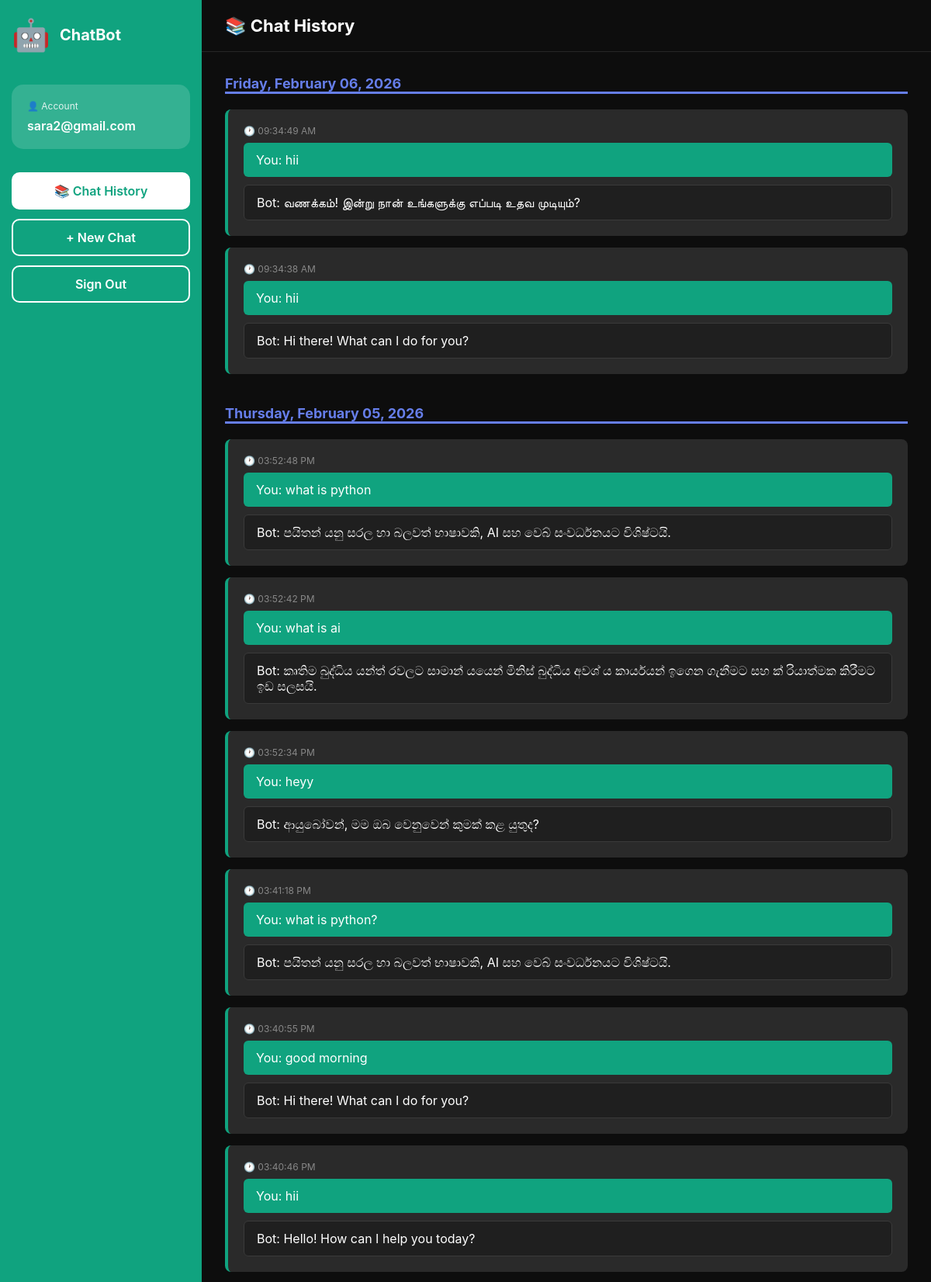
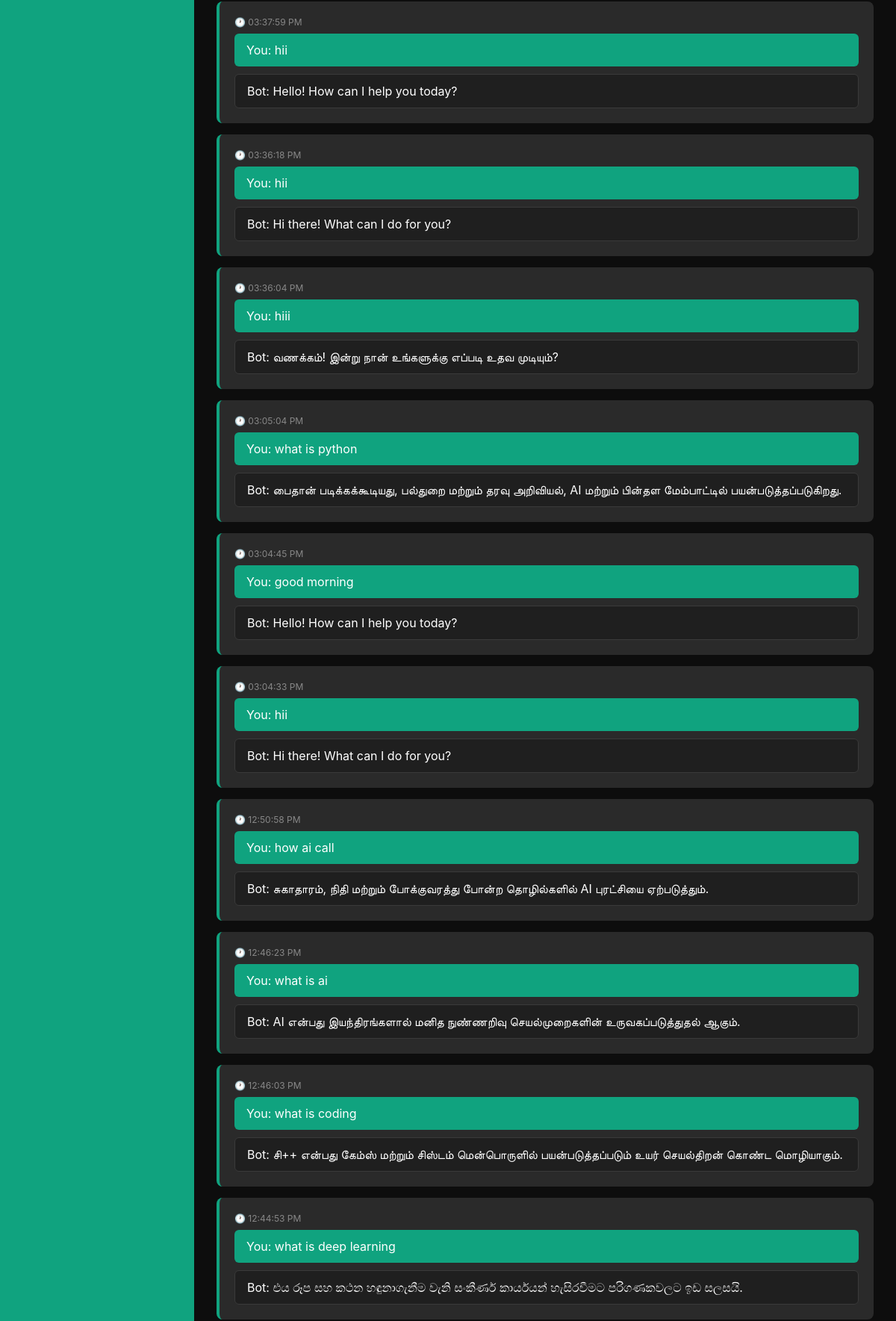
Screenshot of /history (signed in, upper part) with the database file from the repository (2 pictures, top to bottom).
### tables this page shows
CREATE TABLE chat_history
                     (id INTEGER PRIMARY KEY AUTOINCREMENT,
                      user_id INTEGER NOT NULL,
                      message TEXT NOT NULL,
                      response TEXT NOT NULL,
                      timestamp TIMESTAMP DEFAULT CURRENT_TIMESTAMP,
                      FOREIGN KEY(user_id) REFERENCES users(id));

### app.py (the view)
@app.route('/history')
@login_required
def history():
    conn = sqlite3.connect(DATABASE)
    c = conn.cursor()
    c.execute('SELECT message, response, timestamp FROM chat_history WHERE user_id = ? ORDER BY timestamp DESC',
             (session['user_id'],))
    messages = c.fetchall()
    conn.close()
    from collections import defaultdict
    history_by_date = defaultdict(list)
    for message, response, timestamp in messages:
        date_obj = datetime.strptime(timestamp, '%Y-%m-%d %H:%M:%S')
        sri_lanka_tz = timezone(timedelta(hours=5, minutes=30))
        utc_time = date_obj.replace(tzinfo=timezone.utc)
        sri_lanka_time = utc_time.astimezone(sri_lanka_tz)
        date_str = sri_lanka_time.strftime('%A, %B %d, %Y')
        time_str = sri_lanka_time.strftime('%I:%M:%S %p')
        history_by_date[date_str].append({
            'message': message,
            'response': response,
            'time': time_str,
            'timestamp': timestamp
        })
    return render_template('history.html', username=session.get('username'), history_by_date=history_by_date)

### app.py (called while the page is built)
def login_required(f):
    @wraps(f)
    def decorated_function(*args, **kwargs):
        if 'user_id' not in session:
            return redirect(url_for('login'))
        return f(*args, **kwargs)
    return decorated_function

### templates/history.html (shortened to what this page needs)
<!DOCTYPE html>
<html lang="en">
<head>
    <link rel="stylesheet" href="{{ url_for('static', filename='css/history.css') }}">
</head>
<body>
    <div class="container">
        <div class="sidebar">
            <div class="sidebar-header">
                <div class="sidebar-logo">🤖</div>
                <span>ChatBot</span>
            </div>
            <div class="user-card">
                <div class="user-label">👤 Account</div>
                <div class="username">{{ username }}</div>
            </div>
            <a href="{{ url_for('history') }}" class="nav-link active">📚 Chat History</a>
            <a href="{{ url_for('chat') }}" class="nav-link">+ New Chat</a>
            <a href="{{ url_for('logout') }}" class="logout-btn">Sign Out</a>
        </div>
        <div class="main">
            <div class="header">📚 Chat History</div>
            <div class="history-container">
                {% if history_by_date %}
                    {% for date, messages in history_by_date.items() %}
                        <div class="date-group">
                            <div class="date-header">{{ date }}</div>
                            {% for msg in messages %}
                                <div class="history-item">
                                    <div class="message-time">🕐 {{ msg.time }}</div>
                                    <div class="user-message">You: {{ msg.message }}</div>
                                    <div class="bot-response">Bot: {{ msg.response }}</div>
                                </div>
                            {% endfor %}
                        </div>
                    {% endfor %}
                {% else %}
                    <div class="empty-state">
                        <div class="empty-state-icon">📭</div>
                        <div class="empty-state-text">No Chat History Yet</div>
                        <div class="empty-state-subtext">Start a new conversation to see your chat history here!</div>
                    </div>
                {% endif %}
            </div>
        </div>
    </div>
</body>
</html>

### static/css/history.css (style rules this page uses)
* { margin: 0; padding: 0; box-sizing: border-box; }
body { font-family: -apple-system, BlinkMacSystemFont, 'Segoe UI', 'Poppins', sans-serif; background: #0d0d0d; height: 100vh; display: flex; color: #ffffff; }
.container { display: flex; width: 100%; }
.sidebar { width: 260px; background: #10a37f; padding: 20px 15px; display: flex; flex-direction: column; }
.sidebar-header { display: flex; align-items: center; gap: 12px; margin-bottom: 40px; font-size: 20px; font-weight: 700; }
.sidebar-logo { font-size: 40px; animation: bounce 2s infinite; }
.user-card { background: rgba(255, 255, 255, 0.15); padding: 20px; border-radius: 15px; margin-bottom: 30px; }
.user-label { font-size: 12px; opacity: 0.85; margin-bottom: 8px; }
.username { font-size: 16px; font-weight: 600; }
.nav-link, .logout-btn { padding: 12px; border: 2px solid white; border-radius: 10px; text-align: center; text-decoration: none; color: white; font-weight: 600; margin-bottom: 12px; transition: 0.3s; }
.nav-link.active { background: white; color: #10a37f; }
.main { flex: 1; display: flex; flex-direction: column; }
.header { padding: 20px 30px; font-size: 22px; font-weight: 700; border-bottom: 1px solid rgba(255,255,255,0.1); }
.history-container { flex: 1; padding: 30px; overflow-y: auto; }
.date-group { margin-bottom: 40px; }
.date-header { font-size: 18px; font-weight: 700; color: #667eea; border-bottom: 3px solid #667eea; margin-bottom: 20px; }
.history-item { background: #2a2a2a; padding: 20px; border-radius: 8px; margin-bottom: 15px; border-left: 4px solid #10a37f; }
.message-time { font-size: 12px; color: #888; margin-bottom: 8px; }
.user-message { background: #10a37f; padding: 12px 16px; border-radius: 6px; margin-bottom: 10px; }
.bot-response { background: #1f1f1f; padding: 12px 16px; border-radius: 6px; border: 1px solid #3a3a3a; }

### rows the page displays
chat_history: time "09:34:49 AM", message "hii", response "வணக்கம்! இன்று நான் உங்களுக்கு எப்படி உதவ முடியும்?"
chat_history: time "09:34:38 AM", message "hii", response "Hi there! What can I do for you?"
chat_history: time "03:52:48 PM", message "what is python", response "පයිතන් යනු සරල හා බලවත් භාෂාවකි, AI සහ වෙබ් සංවර්ධනයට විශිෂ්ටයි."
chat_history: time "03:52:42 PM", message "what is ai", response "කෘතිම බුද්ධිය යන්ත් රවලට සාමාන් යයෙන් මිනිස් බුද්ධිය අවශ් ය කාර්යයන් ඉගෙන ගැනීමට සහ ක් රියාත්මක කිරීමට ඉඩ සලසයි."
chat_history: time "03:52:34 PM", message "heyy", response "ආයුබෝවන්, මම ඔබ වෙනුවෙන් කුමක් කළ යුතුද?"
chat_history: time "03:41:18 PM", message "what is python?", response "පයිතන් යනු සරල හා බලවත් භාෂාවකි, AI සහ වෙබ් සංවර්ධනයට විශිෂ්ටයි."
chat_history: time "03:40:55 PM", message "good morning", response "Hi there! What can I do for you?"
chat_history: time "03:40:46 PM", message "hii", response "Hello! How can I help you today?"
chat_history: time "03:37:59 PM", message "hii", response "Hello! How can I help you today?"
chat_history: time "03:36:18 PM", message "hii", response "Hi there! What can I do for you?"
chat_history: time "03:36:04 PM", message "hiii", response "வணக்கம்! இன்று நான் உங்களுக்கு எப்படி உதவ முடியும்?"
chat_history: time "03:05:04 PM", message "what is python", response "பைதான் படிக்கக்கூடியது, பல்துறை மற்றும் தரவு அறிவியல், AI மற்றும் பின்தள மேம்பாட்டில் பயன்படுத்தப்படுகிறது."
chat_history: time "03:04:45 PM", message "good morning", response "Hello! How can I help you today?"
chat_history: time "03:04:33 PM", message "hii", response "Hi there! What can I do for you?"
chat_history: time "12:50:58 PM", message "how ai call", response "சுகாதாரம், நிதி மற்றும் போக்குவரத்து போன்ற தொழில்களில் AI புரட்சியை ஏற்படுத்தும்."
chat_history: time "12:46:23 PM", message "what is ai", response "AI என்பது இயந்திரங்களால் மனித நுண்ணறிவு செயல்முறைகளின் உருவகப்படுத்துதல் ஆகும்."
chat_history: time "12:46:03 PM", message "what is coding", response "சி++ என்பது கேம்ஸ் மற்றும் சிஸ்டம் மென்பொருளில் பயன்படுத்தப்படும் உயர் செயல்திறன் கொண்ட மொழியாகும்."
chat_history: time "12:44:53 PM", message "what is deep learning", response "එය රූප සහ කථන හඳුනාගැනීම වැනි සංකීර්ණ කාර්යයන් හැසිරවීමට පරිගණකවලට ඉඩ සලසයි."

### other values shown
{{ username }} "sara2@gmail.com"
{{ date }} "Friday, February 06, 2026" "Thursday, February 05, 2026"
